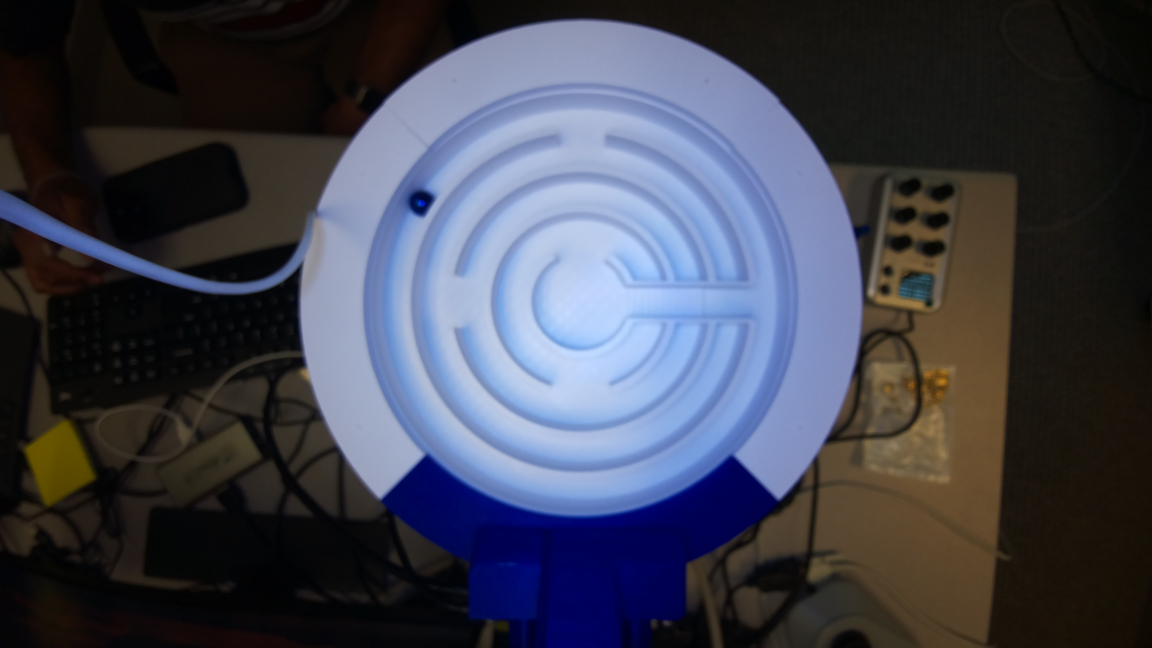
#> input picture Hexy-main/test.jpg, 4608 x 2592 px (shown at 1/4 size)
$ python -i Camera.py   (imports and definitions only)
#> lines starting #> are read from the running program, lines starting #| are printed output that depends on the picture
#> further down, picture is the input picture: shape (2592, 4608, 3); mean B, G, R 79.8, 66.3, 63.8
# -*- coding: utf-8 -*-
"""
Created on Tue Aug  1 08:20:19 2023

@author: maena
"""

# -*- coding: utf-8 -*-
"""
Created on Mon Jul 31 17:42:42 2023

@author: Elias
"""

import cv2
from threading import Thread
import argparse
from picamera2 import Picamera2
import numpy as np
import time

def picture_transform(frame):
    frame=frame[0:100,13:112]
    frame=cv2.medianBlur(frame,5)
    roi =np.zeros(frame.shape[:2],np.uint8)
    roi =cv2.circle(roi,(53,46),47,255,cv2.FILLED)
    mask=np.ones_like(frame)*255
    bounded_Region=(cv2.bitwise_and(mask, frame, mask=roi) +cv2.bitwise_and(mask,mask,mask=~roi))
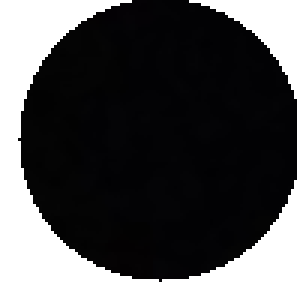
#> bounded_Region: shape (100, 99, 3) (shown 3 times larger); mean of channels 0, 1, 2 80.2, 79.2, 79.3; drawn as B, G, R
#> mask: shape (100, 99, 3); every value is 255
    #bounded_Region=cv2.resize(bounded_Region,(300,300))
    bounded_Region=cv2.inRange(bounded_Region,0,55)
#> bounded_Region: shape (100, 99); every value is 0
    return bounded_Region
# [9 lines left out: function semi_picture_transform, not called in this run]
class VideoGet:
    # [11 lines left out: function __init__, not called in this run]

    def start(self):
        Thread(target=self.get,daemon=True, args=()).start()
        return self

    # [4 lines left out: function get, not called in this run]
    def stop(self):
        self.stopped = True

# [28 lines left out: function threadVideoGet, not called in this run]
#threadVideoGet(0)

>>> import cv2
>>> picture = cv2.imread('test.jpg')
>>> result = picture_transform(picture)
